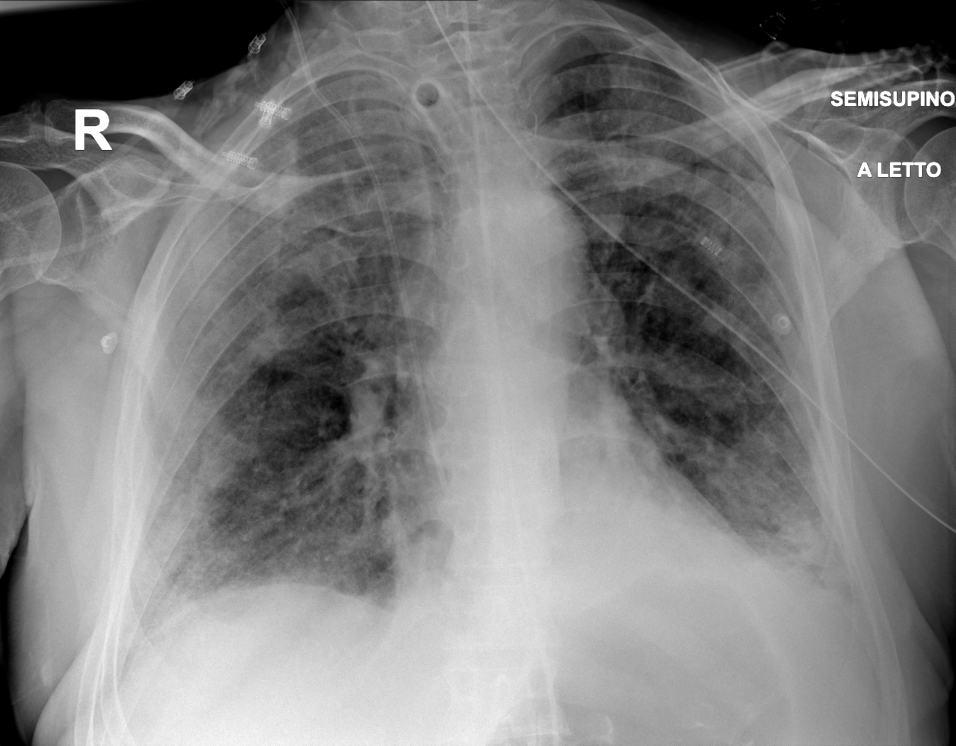
#> input picture Data/Brixia/dicom_clean_png/10078798266039279116.dcm.png, 2866 x 2236 px (shown at 1/3 size); its folder holds only this picture in this run
$ jupyter execute --allow-errors Brixia_EDA.ipynb
#> lines starting #> are read from the running program, lines starting #| are printed output that depends on the picture
[cell 1]
import pandas as pd
import matplotlib.pyplot as plt
import numpy as np
import seaborn as sns

[cell 2]
import skimage
from skimage.transform import resize
from pathlib import Path
import os
import matplotlib.image as mpimg

## 1. Preprocessing (resizing and from img to arrays)

[cell 3]
#1. load data
root = str(os.path.dirname(os.path.realpath('baseline_models.ipynb')))
root = root[1:] + '/'
path = '/' + os.path.join(root,"Brixia/dicom_clean_png")

img_size = 224 #img size to resize to

df_train_img = list(Path(path).glob("*.png"))
    #tested on one image to see #df_train_img = list(Path(path).glob("10496945206307687790.dcm.png"))

#2. convert images to numpy array
df_train_np = np.empty((len(df_train_img), img_size, img_size, 1), dtype=np.float32)
mpimg.imread(df_train_img[0])

print("image dimension BEFORE resizing (height, width, channel): ", df_train_np.shape[1:])
#3. resize images
for i, img_name in enumerate(df_train_img):
    try:
        temp_image = mpimg.imread(img_name)
#> temp_image is the input picture: shape (2236, 2866) float32; min 0, max 1, mean 0.495
        img_resize = resize(temp_image, (img_size, img_size, 1), anti_aliasing=True)
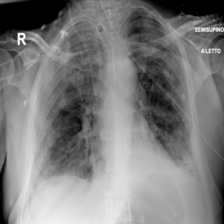
#> img_resize: shape (224, 224, 1) float32; min 0, max 0.992, mean 0.495
        df_train_np[i] = img_resize
    except:
        continue
print(df_train_np.shape)

#4. save processed images
np.save(os.path.join(root,"Brixia images size 224 arrays"), df_train_np, allow_pickle=False, fix_imports=False)

[cell 4]
#5. look at a sample from the data, now in numpy format, no longer img format
fig, axs = plt.subplots(2, 5, figsize=(15, 6))
axs = axs.flatten()

# plot 10 random samples
num = 10
#> (the rest of this cell did not finish here and is left out)

## 2. EDA

[cell 5]
#load data preprocessed above
root = "/Users/xinyuchen/Desktop/Fall2023 &Spr24/Spring 2024/CS 109B/CS 109B project proposals/COVID-detection-from-XRay/Data/"
preprocessed_path = os.path.join(root,"Brixia/Brixia images size 224 arrays.npy")
#> (the rest of this cell did not finish here and is left out)

#> (a cell that did not finish here is left out)

#> (a cell that did not finish here is left out)

#> (a cell that did not finish here is left out)

[cell 9]
## relationship between variables, meta data

#numerical data
metadata_path = os.path.join(root,"Brixia/Brixia_metadata_global_v2.csv")
df_metadata = pd.read_csv(metadata_path, delimiter=";")
#> (reads Data/Brixia/Brixia_metadata_global_v2.csv from the repository)
print(df_metadata.describe().transpose()[["min", "max", "mean", "std"]])

[cell 10]
#categorical data
fig, axs = plt.subplots(2, 2, figsize=(15, 6))
axs = axs.flatten()
axs[0].hist(df_metadata['Sex'])
axs[0].set_title("distribution of sex in the dataset")

axs[2].hist(df_metadata['Manufacturer'])
axs[2].tick_params(axis="x", rotation=30)
axs[2].set_title("distribution of image device manufacturer in the dataset")

axs[1].hist(df_metadata['PhotometricInterpretation'])
axs[1].set_title("distribution of photometric interpretation in the dataset")
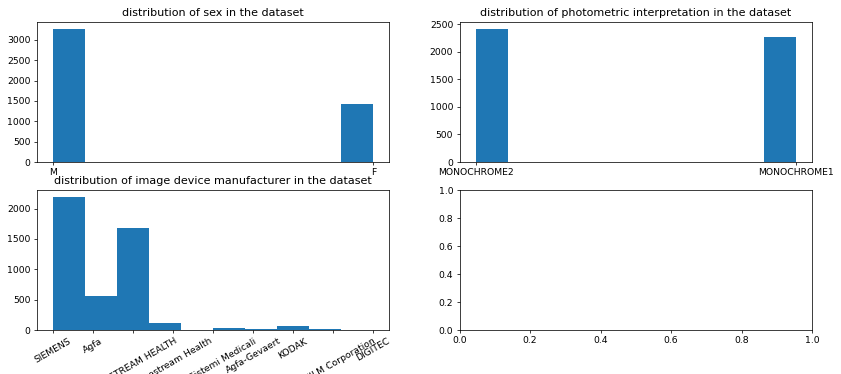
#> figure drawn by matplotlib, 3 panels; panel 1: tallest bar 3273 high, from x = -6.94e-18 to 0.1; panel 2: tallest bar 2420 high, from x = -6.94e-18 to 0.1; panel 3: tallest bar 2197 high, from x = -5.55e-17 to 0.8
